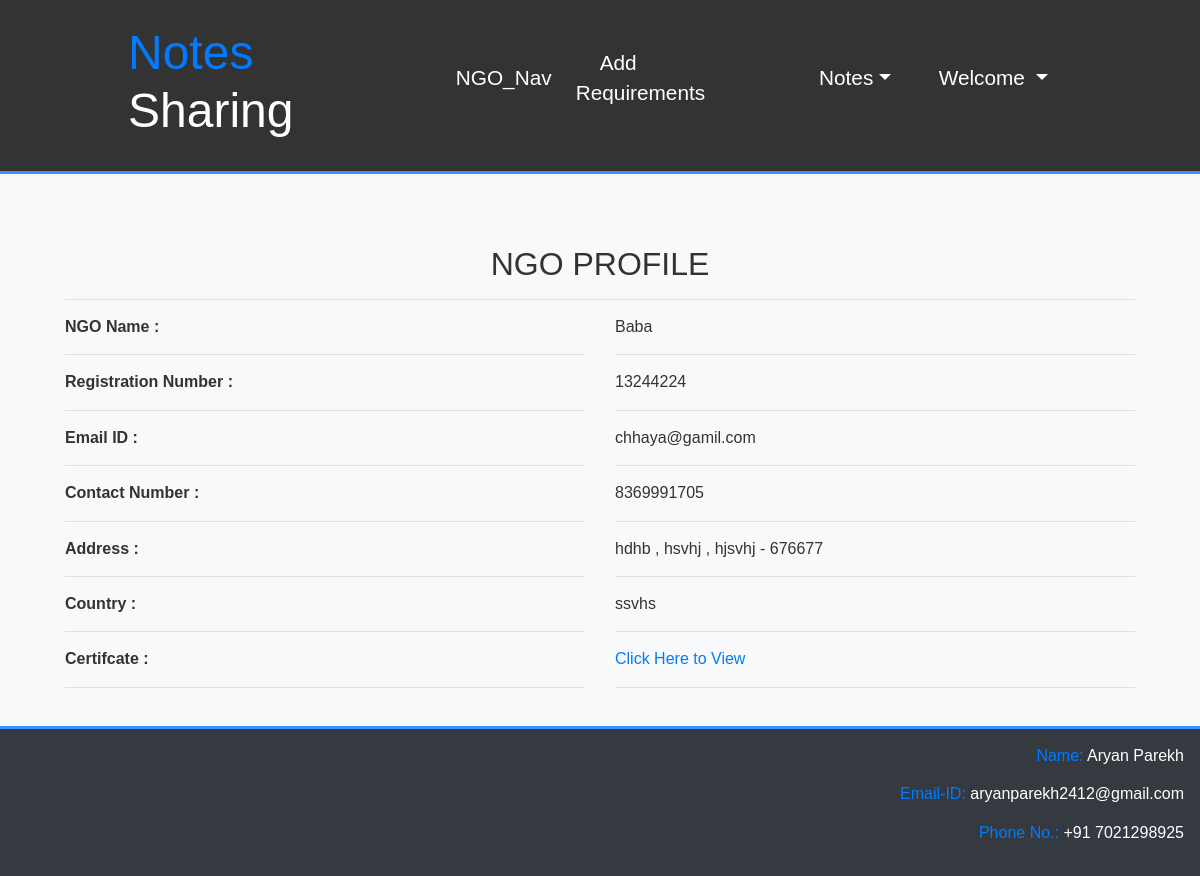
Screenshot of /ngo_profile/ (signed in) with the database file from the repository.
### NGO_App/models.py (models this page shows, shortened)
class NGOProfile(models.Model):
    user = models.ForeignKey(User,on_delete=models.CASCADE)
    registration_number=models.CharField(unique=True,max_length=10)
    ngo_name=models.CharField(max_length=50)
    certificate=models.ImageField(blank=False,upload_to='certificate_pics')
    contact = models.CharField(max_length=10)
    country=models.CharField(max_length=50)
    state=models.CharField(max_length=50)
    city=models.CharField(max_length=50)
    pincode=models.CharField(max_length=50)
    verfied=models.BooleanField(default=False)
    address_line_1=models.CharField(max_length=200)

### NGO_App/views.py (the view)
# urls.py: path('ngo_profile/',ngo_profile,name='ngo_profile'),
def ngo_profile(request):
    if not request.user.is_authenticated:
        return redirect('ngo_login')
    try:
        user = User.objects.get(id=request.user.id)
    except User.DoesNotExist:
        user = None
    try:
        data = NGOProfile.objects.get(user=user)
    except NGOProfile.DoesNotExist:
        data = None
    d={'user':user,'data':data}
    return render(request,'ngo_profile.html',d)

### NGO_App/templates/ngo_profile.html
{% extends 'ngo_navigation.html' %}
{% load static %}
{% block user_body %}
<section id="profile" class="bg-light ">
  <div class="container ">
    <br>
    <h2 class="text-center mt-5">NGO PROFILE</h2>
    <hr>
    <div class="row mt-3">
      <div class="col-md-6">
        <p><b>NGO Name :</b></p>
        <hr>
        <p><b>Registration Number :</b></p>
        <hr>
        <p><b>Email ID :</b></p>
        <hr>
        <p><b>Contact Number :</b></p>
        <hr>
        <p><b>Address :</b></p>
        <hr>
        <p><b>Country :</b></p>
        <hr>
        <p><b>Certifcate :</b></p>
        <hr>
      </div>
      <div class="col-md-6" >
        <p style="text-transform:capitalize;">{{data.ngo_name}}</p>
        <hr>
        <p>{{data.registration_number}}</p>
        <hr>
        <p>{{data.user.username}}</p>
        <hr>
        <p>{{data.contact}}</p>
        <hr>
        <p>{{data.address_line_1}} , {{data.city}} , {{data.state}} - {{data.pincode}}</p>
        <hr>
        <p>{{data.country}}</p>
        <hr>
        <p><a href="{{data.certificate.url}}">Click Here to View</a></p>
        <hr>
      </div>
    </div>
  </div>
  <br>
</section>
{% endblock %}

### NGO_App/static/css/full.css (style rules this page uses)
* { margin:0; padding: 0; box-sizing: border-box; scroll-behavior: smooth; }
body { font-family: Arial, sans-serif; line-height: 1.4; color: #fff; overflow-x: scroll; }
.container { max-width: 1100px; margin: auto; }
.bg-light { background: #f4f4f4; color: #333; }

### rows the page displays
NGOProfile: ngo_name "Baba", registration_number "13244224", user.username "chhaya@gamil.com", contact "8369991705", address_line_1 "hdhb", city "hsvhj", state "hjsvhj", pincode "676677", country "ssvhs"
